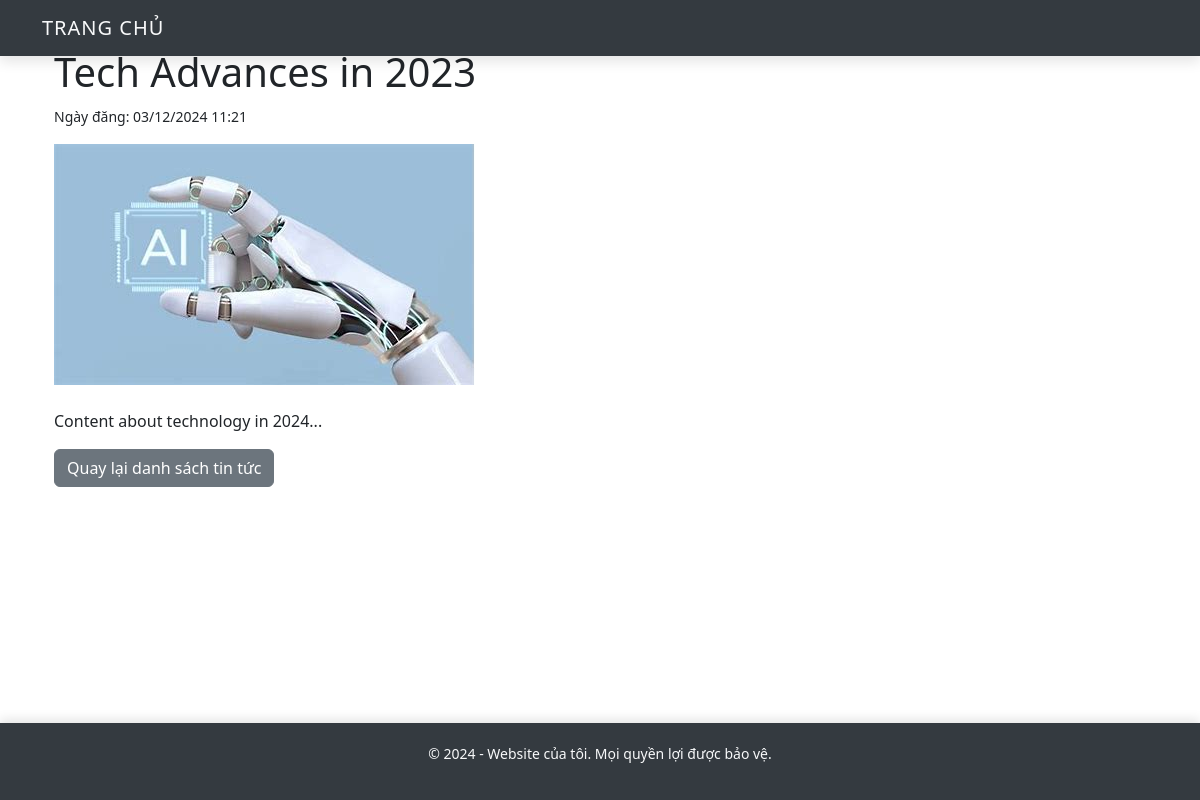
The app's page /index.php?controller=home&action=detail&id=1 with its own data.
### tables this page shows
CREATE TABLE `news` (
  `id` int(11) NOT NULL,
  `title` varchar(255) DEFAULT NULL,
  `content` text DEFAULT NULL,
  `image` varchar(255) DEFAULT NULL,
  `created_at` datetime DEFAULT NULL,
  `category_id` int(11) DEFAULT NULL
);

### controllers/HomeController.php (called while the page is built, shortened)
<?php
require_once 'C:\xampp\htdocs\tlunews\models\News.php';
class HomeController {
    public function detail() {
        include 'C:\xampp\htdocs\tlunews\views\news\detail.php';
    }
}

### models/News.php (called while the page is built, shortened)
<?php
class News {
    public static function getById($id) {
        $db = Database::connect();
        $stmt = $db->prepare("SELECT * FROM news WHERE id = ?");
        $stmt->execute([$id]);
        return $stmt->fetch(PDO::FETCH_ASSOC);
    }
}

### views/news/detail.php (the view, shortened to what this page needs)
<?php
require_once 'C:\xampp\htdocs\BTTH\tlunews (1)\models\News.php';
$id = isset($_GET['id']) ? filter_var($_GET['id'], FILTER_VALIDATE_INT) : 0;
if ($id > 0) {
    $news = News::getById($id);
}
?>
<!DOCTYPE html>
<html lang="en">
<head>
    <link href="https://cdn.jsdelivr.net/npm/bootstrap@5.3.0-alpha1/dist/css/bootstrap.min.css" rel="stylesheet">
</head>
<body>
    <div class="container mt-5">
        <h1><?= htmlspecialchars($news['title'], ENT_QUOTES, 'UTF-8') ?></h1>
        <p><small>Ngày đăng: <?= date('d/m/Y H:i', strtotime($news['created_at'])) ?></small></p>
        <?php if (!empty($news['image'])): ?>
            <img src="<?= htmlspecialchars($news['image'], ENT_QUOTES, 'UTF-8') ?>" alt="image" class="img-fluid mb-4">
        <?php endif; ?>
        <div>
            <p><?= nl2br(htmlspecialchars($news['content'], ENT_QUOTES, 'UTF-8')) ?></p>
        </div>
        <a href="index.php" class="btn btn-secondary">Quay lại danh sách tin tức</a>
    </div>
</body>
</html>

### index.php (style rules this page uses)
body { font-family: 'Roboto', sans-serif; background: #fafafa; color: #333; line-height: 1.6; }

### records on screen
news: title "Tech Advances in 2023", created_at "03/12/2024 11:21", image (picture), content "Content about technology in 2024..."
